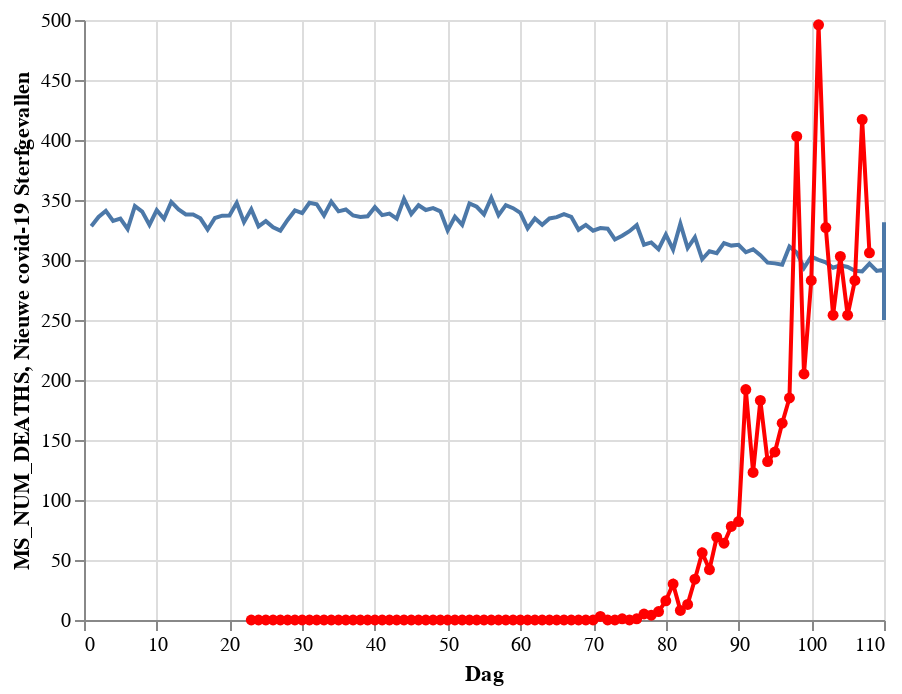

Here is the notebook cell this chart was saved with:
### Code cell
# add average deaths per day in the last 10 year
dead_2008_2018 + dead_covid

### Figure 1 — Vega-Lite specification as saved in the notebook (floating-point values rounded to 4 significant figures; data arrays with more than 128 entries replaced by an {"elided": "..."} marker saying what was removed)
{"config": {"view": {"continuousWidth": 400, "continuousHeight": 300}}, "layer": [{"data": {"name": "data-f7bb12e1b3829e6de789724df6cc6687"}, "mark": "line", "encoding": {"x": {"type": "quantitative", "field": "Dag"}, "y": {"type": "quantitative", "field": "MS_NUM_DEATHS"}}}, {"data": {"name": "data-c51d03ff92fdf539a5da07324af6f06e"}, "mark": {"type": "line", "point": true}, "encoding": {"color": {"value": "red"}, "tooltip": [{"type": "quantitative", "field": "Dag"}, {"type": "quantitative", "field": "Nieuwe covid-19 Sterfgevallen"}], "x": {"type": "quantitative", "field": "Dag", "scale": {"clamp": true, "domain": [1, 110]}}, "y": {"type": "quantitative", "field": "Nieuwe covid-19 Sterfgevallen"}}}], "$schema": "https://vega.github.io/schema/vega-lite/v4.8.1.json", "datasets": {"data-f7bb12e1b3829e6de789724df6cc6687": {"elided": "366 records"}, "data-c51d03ff92fdf539a5da07324af6f06e": [{"Datum": "2020-01-22T00:00:00", "Overlijdens": 0, "Dag": 22, "Nieuwe covid-19 Sterfgevallen": null}, {"Datum": "2020-01-23T00:00:00", "Overlijdens": 0, "Dag": 23, "Nieuwe covid-19 Sterfgevallen": 0.0}, {"Datum": "2020-01-24T00:00:00", "Overlijdens": 0, "Dag": 24, "Nieuwe covid-19 Sterfgevallen": 0.0}, {"Datum": "2020-01-25T00:00:00", "Overlijdens": 0, "Dag": 25, "Nieuwe covid-19 Sterfgevallen": 0.0}, {"Datum": "2020-01-26T00:00:00", "Overlijdens": 0, "Dag": 26, "Nieuwe covid-19 Sterfgevallen": 0.0}, {"Datum": "2020-01-27T00:00:00", "Overlijdens": 0, "Dag": 27, "Nieuwe covid-19 Sterfgevallen": 0.0}, {"Datum": "2020-01-28T00:00:00", "Overlijdens": 0, "Dag": 28, "Nieuwe covid-19 Sterfgevallen": 0.0}, {"Datum": "2020-01-29T00:00:00", "Overlijdens": 0, "Dag": 29, "Nieuwe covid-19 Sterfgevallen": 0.0}, {"Datum": "2020-01-30T00:00:00", "Overlijdens": 0, "Dag": 30, "Nieuwe covid-19 Sterfgevallen": 0.0}, {"Datum": "2020-01-31T00:00:00", "Overlijdens": 0, "Dag": 31, "Nieuwe covid-19 Sterfgevallen": 0.0}, {"Datum": "2020-02-01T00:00:00", "Overlijdens": 0, "Dag": 32, "Nieuwe covid-19 Sterfgevallen": 0.0}, {"Datum": "2020-02-02T00:00:00", "Overlijdens": 0, "Dag": 33, "Nieuwe covid-19 Sterfgevallen": 0.0}, {"Datum": "2020-02-03T00:00:00", "Overlijdens": 0, "Dag": 34, "Nieuwe covid-19 Sterfgevallen": 0.0}, {"Datum": "2020-02-04T00:00:00", "Overlijdens": 0, "Dag": 35, "Nieuwe covid-19 Sterfgevallen": 0.0}, {"Datum": "2020-02-05T00:00:00", "Overlijdens": 0, "Dag": 36, "Nieuwe covid-19 Sterfgevallen": 0.0}, {"Datum": "2020-02-06T00:00:00", "Overlijdens": 0, "Dag": 37, "Nieuwe covid-19 Sterfgevallen": 0.0}, {"Datum": "2020-02-07T00:00:00", "Overlijdens": 0, "Dag": 38, "Nieuwe covid-19 Sterfgevallen": 0.0}, {"Datum": "2020-02-08T00:00:00", "Overlijdens": 0, "Dag": 39, "Nieuwe covid-19 Sterfgevallen": 0.0}, {"Datum": "2020-02-09T00:00:00", "Overlijdens": 0, "Dag": 40, "Nieuwe covid-19 Sterfgevallen": 0.0}, {"Datum": "2020-02-10T00:00:00", "Overlijdens": 0, "Dag": 41, "Nieuwe covid-19 Sterfgevallen": 0.0}, {"Datum": "2020-02-11T00:00:00", "Overlijdens": 0, "Dag": 42, "Nieuwe covid-19 Sterfgevallen": 0.0}, {"Datum": "2020-02-12T00:00:00", "Overlijdens": 0, "Dag": 43, "Nieuwe covid-19 Sterfgevallen": 0.0}, {"Datum": "2020-02-13T00:00:00", "Overlijdens": 0, "Dag": 44, "Nieuwe covid-19 Sterfgevallen": 0.0}, {"Datum": "2020-02-14T00:00:00", "Overlijdens": 0, "Dag": 45, "Nieuwe covid-19 Sterfgevallen": 0.0}, {"Datum": "2020-02-15T00:00:00", "Overlijdens": 0, "Dag": 46, "Nieuwe covid-19 Sterfgevallen": 0.0}, {"Datum": "2020-02-16T00:00:00", "Overlijdens": 0, "Dag": 47, "Nieuwe covid-19 Sterfgevallen": 0.0}, {"Datum": "2020-02-17T00:00:00", "Overlijdens": 0, "Dag": 48, "Nieuwe covid-19 Sterfgevallen": 0.0}, {"Datum": "2020-02-18T00:00:00", "Overlijdens": 0, "Dag": 49, "Nieuwe covid-19 Sterfgevallen": 0.0}, {"Datum": "2020-02-19T00:00:00", "Overlijdens": 0, "Dag": 50, "Nieuwe covid-19 Sterfgevallen": 0.0}, {"Datum": "2020-02-20T00:00:00", "Overlijdens": 0, "Dag": 51, "Nieuwe covid-19 Sterfgevallen": 0.0}, {"Datum": "2020-02-21T00:00:00", "Overlijdens": 0, "Dag": 52, "Nieuwe covid-19 Sterfgevallen": 0.0}, {"Datum": "2020-02-22T00:00:00", "Overlijdens": 0, "Dag": 53, "Nieuwe covid-19 Sterfgevallen": 0.0}, {"Datum": "2020-02-23T00:00:00", "Overlijdens": 0, "Dag": 54, "Nieuwe covid-19 Sterfgevallen": 0.0}, {"Datum": "2020-02-24T00:00:00", "Overlijdens": 0, "Dag": 55, "Nieuwe covid-19 Sterfgevallen": 0.0}, {"Datum": "2020-02-25T00:00:00", "Overlijdens": 0, "Dag": 56, "Nieuwe covid-19 Sterfgevallen": 0.0}, {"Datum": "2020-02-26T00:00:00", "Overlijdens": 0, "Dag": 57, "Nieuwe covid-19 Sterfgevallen": 0.0}, {"Datum": "2020-02-27T00:00:00", "Overlijdens": 0, "Dag": 58, "Nieuwe covid-19 Sterfgevallen": 0.0}, {"Datum": "2020-02-28T00:00:00", "Overlijdens": 0, "Dag": 59, "Nieuwe covid-19 Sterfgevallen": 0.0}, {"Datum": "2020-02-29T00:00:00", "Overlijdens": 0, "Dag": 60, "Nieuwe covid-19 Sterfgevallen": 0.0}, {"Datum": "2020-03-01T00:00:00", "Overlijdens": 0, "Dag": 61, "Nieuwe covid-19 Sterfgevallen": 0.0}, {"Datum": "2020-03-02T00:00:00", "Overlijdens": 0, "Dag": 62, "Nieuwe covid-19 Sterfgevallen": 0.0}, {"Datum": "2020-03-03T00:00:00", "Overlijdens": 0, "Dag": 63, "Nieuwe covid-19 Sterfgevallen": 0.0}, {"Datum": "2020-03-04T00:00:00", "Overlijdens": 0, "Dag": 64, "Nieuwe covid-19 Sterfgevallen": 0.0}, {"Datum": "2020-03-05T00:00:00", "Overlijdens": 0, "Dag": 65, "Nieuwe covid-19 Sterfgevallen": 0.0}, {"Datum": "2020-03-06T00:00:00", "Overlijdens": 0, "Dag": 66, "Nieuwe covid-19 Sterfgevallen": 0.0}, {"Datum": "2020-03-07T00:00:00", "Overlijdens": 0, "Dag": 67, "Nieuwe covid-19 Sterfgevallen": 0.0}, {"Datum": "2020-03-08T00:00:00", "Overlijdens": 0, "Dag": 68, "Nieuwe covid-19 Sterfgevallen": 0.0}, {"Datum": "2020-03-09T00:00:00", "Overlijdens": 0, "Dag": 69, "Nieuwe covid-19 Sterfgevallen": 0.0}, {"Datum": "2020-03-10T00:00:00", "Overlijdens": 0, "Dag": 70, "Nieuwe covid-19 Sterfgevallen": 0.0}, {"Datum": "2020-03-11T00:00:00", "Overlijdens": 3, "Dag": 71, "Nieuwe covid-19 Sterfgevallen": 3.0}, {"Datum": "2020-03-12T00:00:00", "Overlijdens": 3, "Dag": 72, "Nieuwe covid-19 Sterfgevallen": 0.0}, {"Datum": "2020-03-13T00:00:00", "Overlijdens": 3, "Dag": 73, "Nieuwe covid-19 Sterfgevallen": 0.0}, {"Datum": "2020-03-14T00:00:00", "Overlijdens": 4, "Dag": 74, "Nieuwe covid-19 Sterfgevallen": 1.0}, {"Datum": "2020-03-15T00:00:00", "Overlijdens": 4, "Dag": 75, "Nieuwe covid-19 Sterfgevallen": 0.0}, {"Datum": "2020-03-16T00:00:00", "Overlijdens": 5, "Dag": 76, "Nieuwe covid-19 Sterfgevallen": 1.0}, {"Datum": "2020-03-17T00:00:00", "Overlijdens": 10, "Dag": 77, "Nieuwe covid-19 Sterfgevallen": 5.0}, {"Datum": "2020-03-18T00:00:00", "Overlijdens": 14, "Dag": 78, "Nieuwe covid-19 Sterfgevallen": 4.0}, {"Datum": "2020-03-19T00:00:00", "Overlijdens": 21, "Dag": 79, "Nieuwe covid-19 Sterfgevallen": 7.0}, {"Datum": "2020-03-20T00:00:00", "Overlijdens": 37, "Dag": 80, "Nieuwe covid-19 Sterfgevallen": 16.0}, {"Datum": "2020-03-21T00:00:00", "Overlijdens": 67, "Dag": 81, "Nieuwe covid-19 Sterfgevallen": 30.0}, {"Datum": "2020-03-22T00:00:00", "Overlijdens": 75, "Dag": 82, "Nieuwe covid-19 Sterfgevallen": 8.0}, {"Datum": "2020-03-23T00:00:00", "Overlijdens": 88, "Dag": 83, "Nieuwe covid-19 Sterfgevallen": 13.0}, {"Datum": "2020-03-24T00:00:00", "Overlijdens": 122, "Dag": 84, "Nieuwe covid-19 Sterfgevallen": 34.0}, {"Datum": "2020-03-25T00:00:00", "Overlijdens": 178, "Dag": 85, "Nieuwe covid-19 Sterfgevallen": 56.0}, {"Datum": "2020-03-26T00:00:00", "Overlijdens": 220, "Dag": 86, "Nieuwe covid-19 Sterfgevallen": 42.0}, {"Datum": "2020-03-27T00:00:00", "Overlijdens": 289, "Dag": 87, "Nieuwe covid-19 Sterfgevallen": 69.0}, {"Datum": "2020-03-28T00:00:00", "Overlijdens": 353, "Dag": 88, "Nieuwe covid-19 Sterfgevallen": 64.0}, {"Datum": "2020-03-29T00:00:00", "Overlijdens": 431, "Dag": 89, "Nieuwe covid-19 Sterfgevallen": 78.0}, {"Datum": "2020-03-30T00:00:00", "Overlijdens": 513, "Dag": 90, "Nieuwe covid-19 Sterfgevallen": 82.0}, {"Datum": "2020-03-31T00:00:00", "Overlijdens": 705, "Dag": 91, "Nieuwe covid-19 Sterfgevallen": 192.0}, {"Datum": "2020-04-01T00:00:00", "Overlijdens": 828, "Dag": 92, "Nieuwe covid-19 Sterfgevallen": 123.0}, {"Datum": "2020-04-02T00:00:00", "Overlijdens": 1011, "Dag": 93, "Nieuwe covid-19 Sterfgevallen": 183.0}, {"Datum": "2020-04-03T00:00:00", "Overlijdens": 1143, "Dag": 94, "Nieuwe covid-19 Sterfgevallen": 132.0}, {"Datum": "2020-04-04T00:00:00", "Overlijdens": 1283, "Dag": 95, "Nieuwe covid-19 Sterfgevallen": 140.0}, {"Datum": "2020-04-05T00:00:00", "Overlijdens": 1447, "Dag": 96, "Nieuwe covid-19 Sterfgevallen": 164.0}, {"Datum": "2020-04-06T00:00:00", "Overlijdens": 1632, "Dag": 97, "Nieuwe covid-19 Sterfgevallen": 185.0}, {"Datum": "2020-04-07T00:00:00", "Overlijdens": 2035, "Dag": 98, "Nieuwe covid-19 Sterfgevallen": 403.0}, {"Datum": "2020-04-08T00:00:00", "Overlijdens": 2240, "Dag": 99, "Nieuwe covid-19 Sterfgevallen": 205.0}, {"Datum": "2020-04-09T00:00:00", "Overlijdens": 2523, "Dag": 100, "Nieuwe covid-19 Sterfgevallen": 283.0}, {"Datum": "2020-04-10T00:00:00", "Overlijdens": 3019, "Dag": 101, "Nieuwe covid-19 Sterfgevallen": 496.0}, {"Datum": "2020-04-11T00:00:00", "Overlijdens": 3346, "Dag": 102, "Nieuwe covid-19 Sterfgevallen": 327.0}, {"Datum": "2020-04-12T00:00:00", "Overlijdens": 3600, "Dag": 103, "Nieuwe covid-19 Sterfgevallen": 254.0}, {"Datum": "2020-04-13T00:00:00", "Overlijdens": 3903, "Dag": 104, "Nieuwe covid-19 Sterfgevallen": 303.0}, {"Datum": "2020-04-14T00:00:00", "Overlijdens": 4157, "Dag": 105, "Nieuwe covid-19 Sterfgevallen": 254.0}, {"Datum": "2020-04-15T00:00:00", "Overlijdens": 4440, "Dag": 106, "Nieuwe covid-19 Sterfgevallen": 283.0}, {"Datum": "2020-04-16T00:00:00", "Overlijdens": 4857, "Dag": 107, "Nieuwe covid-19 Sterfgevallen": 417.0}, {"Datum": "2020-04-17T00:00:00", "Overlijdens": 5163, "Dag": 108, "Nieuwe covid-19 Sterfgevallen": 306.0}]}}
